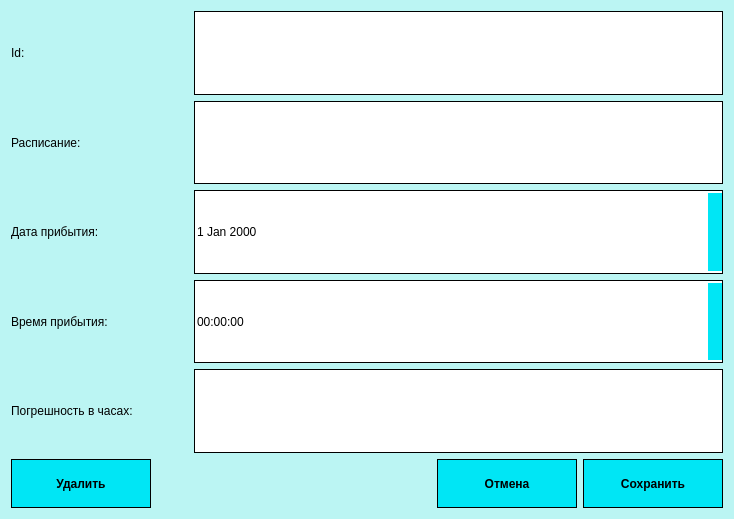
<?xml version="1.0" encoding="UTF-8"?>
<ui version="4.0">
 <class>STATICTICS_Dialog</class>
 <widget class="QDialog" name="STATICTICS_Dialog">
  <property name="geometry">
   <rect>
    <x>0</x>
    <y>0</y>
    <width>734</width>
    <height>519</height>
   </rect>
  </property>
  <property name="windowTitle">
   <string>Dialog</string>
  </property>
  <property name="styleSheet">
   <string notr="true">QDialog#STATICTICS_Dialog {
	background-color: rgb(187, 245, 243);
}</string>
  </property>
  <layout class="QGridLayout" name="gridLayout" rowstretch="90,10">
   <item row="0" column="0">
    <layout class="QVBoxLayout" name="verticalLayout">
     <item>
      <layout class="QHBoxLayout" name="horizontalLayout_2" stretch="25,75">
       <item>
        <widget class="QLabel" name="label">
         <property name="text">
          <string>Id:</string>
         </property>
        </widget>
       </item>
       <item>
        <widget class="QLineEdit" name="lineEdit">
         <property name="sizePolicy">
          <sizepolicy hsizetype="Expanding" vsizetype="Ignored">
           <horstretch>0</horstretch>
           <verstretch>0</verstretch>
          </sizepolicy>
         </property>
         <property name="styleSheet">
          <string notr="true">QLineEdit {
border: 1px solid #000000;
}</string>
         </property>
        </widget>
       </item>
      </layout>
     </item>
     <item>
      <layout class="QHBoxLayout" name="horizontalLayout_3" stretch="25,75">
       <item>
        <widget class="QLabel" name="label_2">
         <property name="text">
          <string>Расписание:</string>
         </property>
        </widget>
       </item>
       <item>
        <widget class="QLineEdit" name="lineEdit_4">
         <property name="sizePolicy">
          <sizepolicy hsizetype="Expanding" vsizetype="Ignored">
           <horstretch>0</horstretch>
           <verstretch>0</verstretch>
          </sizepolicy>
         </property>
         <property name="styleSheet">
          <string notr="true">QLineEdit {
border: 1px solid #000000;
}</string>
         </property>
        </widget>
       </item>
      </layout>
     </item>
     <item>
      <layout class="QHBoxLayout" name="horizontalLayout_4" stretch="25,75">
       <item>
        <widget class="QLabel" name="label_3">
         <property name="text">
          <string>Дата прибытия:</string>
         </property>
        </widget>
       </item>
       <item>
        <widget class="QDateEdit" name="dateEdit">
         <property name="sizePolicy">
          <sizepolicy hsizetype="Minimum" vsizetype="Ignored">
           <horstretch>0</horstretch>
           <verstretch>0</verstretch>
          </sizepolicy>
         </property>
         <property name="styleSheet">
          <string notr="true">QDateEdit {
background-color: rgb(255, 255, 255);
border: 1px solid #000000;
}
QDateEdit::up-button {
     background-color: rgb(0, 230, 245);
 }
QDateEdit::up-button:hover {
     background-color: rgb(0, 243, 255);
 }
QDateEdit::down-button {
     background-color: rgb(0, 230, 245);
 }
QDateEdit::down-button:hover {
     background-color: rgb(0, 243, 255);
 }
QDateEdit::up-arrow {
    image: url(:/new/prefix1/11.png);
     width: 7px;
     height: 7px;
 }
QDateEdit::down-arrow {
    image: url(:/new/prefix1/1.png);
     width: 7px;
     height: 7px;
 }
QDateEdit::down-button:pressed {
	border: 3px solid #000000;
}
QDateEdit::up-button:pressed {
	border: 3px solid #000000;
}


</string>
         </property>
        </widget>
       </item>
      </layout>
     </item>
     <item>
      <layout class="QHBoxLayout" name="horizontalLayout_5" stretch="25,75">
       <item>
        <widget class="QLabel" name="label_4">
         <property name="text">
          <string>Время прибытия:</string>
         </property>
        </widget>
       </item>
       <item>
        <widget class="QTimeEdit" name="timeEdit">
         <property name="sizePolicy">
          <sizepolicy hsizetype="Minimum" vsizetype="Ignored">
           <horstretch>0</horstretch>
           <verstretch>0</verstretch>
          </sizepolicy>
         </property>
         <property name="styleSheet">
          <string notr="true">QTimeEdit {
background-color: rgb(255, 255, 255);
border: 1px solid #000000;
}
QTimeEdit::up-button {
     background-color: rgb(0, 230, 245);
 }
QTimeEdit::up-button:hover {
     background-color: rgb(0, 243, 255);
 }
QTimeEdit::down-button {
     background-color: rgb(0, 230, 245);
 }
QTimeEdit::down-button:hover {
     background-color: rgb(0, 243, 255);
 }
QTimeEdit::up-arrow {
    image: url(:/new/prefix1/11.png);
     width: 7px;
     height: 7px;
 }
QTimeEdit::down-arrow {
    image: url(:/new/prefix1/1.png);
     width: 7px;
     height: 7px;
 }
QTimeEdit::down-button:pressed {
	border: 3px solid #000000;
}
QTimeEdit::up-button:pressed {
	border: 3px solid #000000;
}


</string>
         </property>
        </widget>
       </item>
      </layout>
     </item>
     <item>
      <layout class="QHBoxLayout" name="horizontalLayout_6" stretch="25,75">
       <item>
        <widget class="QLabel" name="label_5">
         <property name="text">
          <string>Погрешность в часах:</string>
         </property>
        </widget>
       </item>
       <item>
        <widget class="QLineEdit" name="lineEdit_2">
         <property name="sizePolicy">
          <sizepolicy hsizetype="Expanding" vsizetype="Ignored">
           <horstretch>0</horstretch>
           <verstretch>0</verstretch>
          </sizepolicy>
         </property>
         <property name="styleSheet">
          <string notr="true">QLineEdit {
border: 1px solid #000000;
}</string>
         </property>
        </widget>
       </item>
      </layout>
     </item>
    </layout>
   </item>
   <item row="1" column="0">
    <layout class="QHBoxLayout" name="horizontalLayout" stretch="20,40,20,20">
     <item>
      <widget class="QPushButton" name="pushButton_3">
       <property name="sizePolicy">
        <sizepolicy hsizetype="Minimum" vsizetype="Ignored">
         <horstretch>0</horstretch>
         <verstretch>0</verstretch>
        </sizepolicy>
       </property>
       <property name="styleSheet">
        <string notr="true">QPushButton {
background-color: rgb(0, 230, 245);
font:bold;
border: 1px solid #000000;
}
QPushButton::hover {
	background-color: rgb(0, 243, 255);
}
QPushButton::pressed {
	border: 3px solid #000000;
}</string>
       </property>
       <property name="text">
        <string>Удалить</string>
       </property>
       <property name="autoDefault">
        <bool>false</bool>
       </property>
      </widget>
     </item>
     <item>
      <spacer name="horizontalSpacer">
       <property name="orientation">
        <enum>Qt::Horizontal</enum>
       </property>
       <property name="sizeHint" stdset="0">
        <size>
         <width>40</width>
         <height>20</height>
        </size>
       </property>
      </spacer>
     </item>
     <item>
      <widget class="QPushButton" name="pushButton">
       <property name="sizePolicy">
        <sizepolicy hsizetype="Minimum" vsizetype="Ignored">
         <horstretch>0</horstretch>
         <verstretch>0</verstretch>
        </sizepolicy>
       </property>
       <property name="styleSheet">
        <string notr="true">QPushButton {
background-color: rgb(0, 230, 245);
font:bold;
border: 1px solid #000000;
}
QPushButton::hover {
	background-color: rgb(0, 243, 255);
}
QPushButton::pressed {
	border: 3px solid #000000;
}</string>
       </property>
       <property name="text">
        <string>Отмена</string>
       </property>
      </widget>
     </item>
     <item>
      <widget class="QPushButton" name="pushButton_2">
       <property name="sizePolicy">
        <sizepolicy hsizetype="Minimum" vsizetype="Ignored">
         <horstretch>0</horstretch>
         <verstretch>0</verstretch>
        </sizepolicy>
       </property>
       <property name="styleSheet">
        <string notr="true">QPushButton {
background-color: rgb(0, 230, 245);
font:bold;
border: 1px solid #000000;
}
QPushButton::hover {
	background-color: rgb(0, 243, 255);
}
QPushButton::pressed {
	border: 3px solid #000000;
}</string>
       </property>
       <property name="text">
        <string>Сохранить</string>
       </property>
       <property name="autoDefault">
        <bool>false</bool>
       </property>
      </widget>
     </item>
    </layout>
   </item>
  </layout>
 </widget>
 <resources/>
 <connections/>
</ui>
